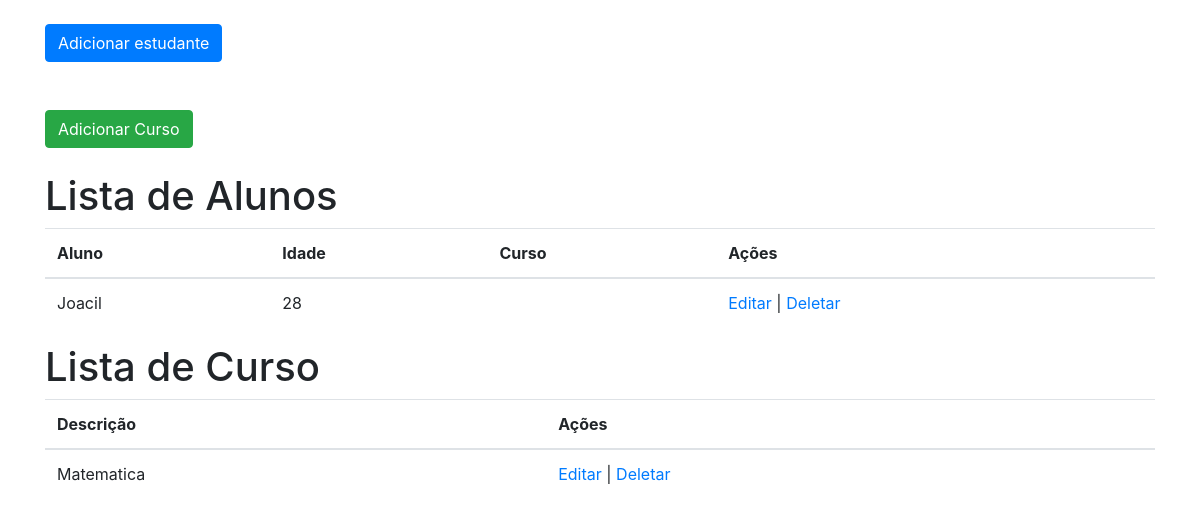
Before: / with the older database file.
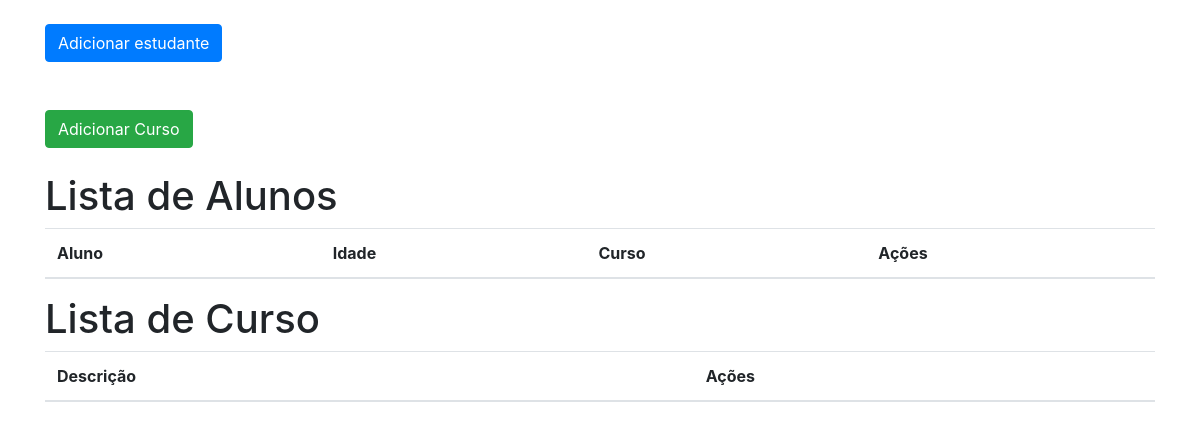
After: the same page with the newer database file.
### aluno/aluno.py (models this page shows, shortened)
class Aluno(db.Model):
    id = db.Column('id', db.Integer, primary_key=True, autoincrement=True, index=True)
    nome = db.Column(db.String(150))
    idade = db.Column(db.Integer)

class Curso(db.Model):
    id = db.Column('id', db.Integer, primary_key=True, autoincrement=True, index=True)
    descricao = db.Column(db.String(150))

### aluno/aluno.py (the view)
@app.route('/')
def consultar_aluno():
    alunos = Aluno.query.all()
    cursos = Curso.query.all()
    return render_template('listar-aluno.html',alunos=alunos, cursos=cursos )

### aluno/templates/listar-aluno.html (shortened to what this page needs)
<!DOCTYPE html>
<html lang="pt-br">
<head>
    <link rel="stylesheet" href="https://cdn.jsdelivr.net/npm/bootstrap@4.6.1/dist/css/bootstrap.min.css">
</head>
<body>
<div class="container">
<br><a href="/adicionar_aluno" class="btn btn-primary">Adicionar estudante</a><br><br>
<br><a href="/adicionar_curso" class="btn btn-success">Adicionar Curso</a><br><br>
 <h1>Lista de Alunos</h1>
<table class="table">
    <thead>
        <tr>
            <th>Aluno</th>
            <th>Idade</th>
            <th>Curso</th>
            <th>Ações</th>
        </tr>
    </thead>
    <tbody>
        {% for e in alunos %}
            <tr>
                <td>{{e.nome}}</td>
                <td>{{e.idade}}</td>
                <td>{{e.curso_id}}</td>
                <td>
                    <a href="/editar_aluno/{{e.id}}">Editar</a> |
                    <a href="/excluir_aluno/{{e.id}}">Deletar</a>
                </td>
            </tr>
        {% endfor %}
    </tbody>
</table>
<h1>Lista de Curso</h1>
<table class="table">
    <thead>
        <tr>
            <th>Descrição</th>
            <th>Ações</th>
        </tr>
    </thead>
    <tbody>
        {% for c in cursos %}
            <tr>
                <td>{{c.descricao}}</td>
                <td>
                    <a href="#">Editar</a> |
                    <a href="#">Deletar</a>
                </td>
            </tr>
        {% endfor %}
    </tbody>
</table>
</div>
</body>
</html>

Changed rows visible on the page:
removed Aluno: nome "Joacil", idade "28"
removed Curso: descricao "Matematica"
